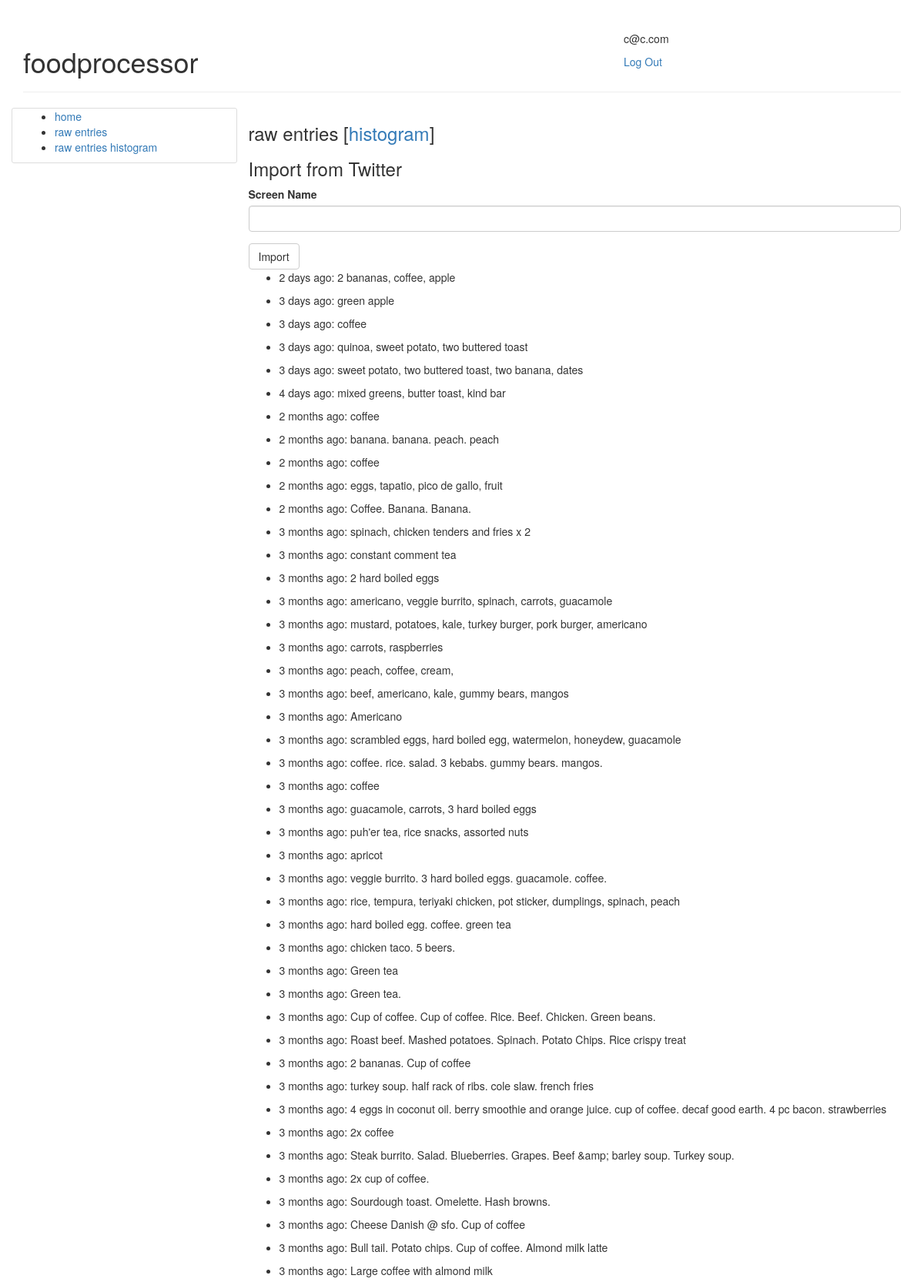
Screenshot of /raw_entries (signed in, upper part) with the database file from the repository.
### models.py (models this page shows, shortened)
class User(UserMixin, db.Model):
  __tablename__ = 'users'
  id = db.Column(db.Integer, primary_key=True)
  email = db.Column(db.String(256), unique=True)
  password_hash = db.Column(db.String(128))
  raw_entries = db.relationship('RawEntry', backref='user')
  @property
  def password(self):
    raise AttributeError("Password is not stored")

class RawEntry(db.Model):
  __tablename__ = 'raw_entries'
  id = db.Column(db.Integer, primary_key=True)
  content = db.Column(db.String(1024))
  at = db.Column(db.DateTime)
  user_id = db.Column(db.Integer, db.ForeignKey('users.id'))

### web.py (the view)
@app.route('/raw_entries')
@login_required
def raw_entries():
  import_form = ImportFromTwitterForm()
  return render_template('raw_entries.html', import_form=import_form)

### forms.py
class ImportFromTwitterForm(Form):
  screen_name = TextField('Screen Name', validators=[Required(), Length(1, 255)])
  submit = SubmitField('Import')

### models.py (called while the page is built)
@login_manager.user_loader
def load_user(user_id):
  return User.query.get(int(user_id))

### templates/raw_entries.html (shortened to what this page needs)
{% extends "base.html" %}
{% import "bootstrap/wtf.html" as wtf %}
{% block my_content %}
<h3>raw entries [<a href="{{ url_for('raw_entries_histogram') }}">histogram</a>]</h3>
<div>
<h3>Import from Twitter</h3>
<form action="{{ url_for('import_from_twitter') }}" method="post">
  {{ wtf.quick_form(import_form) }}
</form>
</div>
<ul>
{% for entry in current_user.raw_entries %}
<li>
<p>{{ moment(entry.at).fromNow() }}: {{ entry.content }}</p>
</li>
{% endfor %}
</ul>
{% endblock %}

### templates/base.html (shortened to what this page needs)
{% extends "bootstrap/base.html" %}
{% block head %}
{{ super() }}
<link rel="stylesheet" type="text/css" href="http://127.0.0.1:5000/static/stylesheet.css">
{% endblock %}
{% block body %}
<div class="container">
    <div class="page-header">
      <div class="row">
        <div class="col-md-8"><h1>foodprocessor</h1></div>
        <div class="col-md-4">
        {% if current_user.is_authenticated %}
        <p>{{ current_user.email }}</p>
        <p><a href="{{ url_for('logout') }}">Log Out</a></p>
        {% else %}
        <a href="{{ url_for('login') }}">Log In</a>
        {% endif %}
        </div>
      </div>
    </div>
    <div class="row">
    <div class="col-md-3 border">
    {% block menu_left %}
    <ul>
        <li><a href="{{ url_for('home') }}">home</a></li>
        {% if current_user.is_authenticated %}
        <li><a href="{{ url_for('raw_entries') }}">raw entries</a>
            <li><a href="{{ url_for('raw_entries_histogram') }}">raw entries histogram</a>
        </li>
        {% endif %}
    </ul>
    {% endblock %}
    </div>
    <div class="col-md-9">
    {% block my_content %}
    {% endblock %}
    </div>
    </div>
</div>
{% endblock %}

### static/stylesheet.css (style rules this page uses)
.border { border-radius: 3px; border: 2px solid #ddd; border-width: 1px; }

### rows the page displays
User: email "c@c.com"
RawEntry: at "2 days ago", content "2 bananas, coffee, apple"
RawEntry: at "3 days ago", content "green apple"
RawEntry: at "3 days ago", content "coffee"
RawEntry: at "3 days ago", content "quinoa, sweet potato, two buttered toast"
RawEntry: at "3 days ago", content "sweet potato, two buttered toast, two banana, dates"
RawEntry: at "4 days ago", content "mixed greens, butter toast, kind bar"
RawEntry: at "2 months ago", content "coffee"
RawEntry: at "2 months ago", content "banana. banana. peach. peach"
RawEntry: at "2 months ago", content "coffee"
RawEntry: at "2 months ago", content "eggs, tapatio, pico de gallo, fruit"
RawEntry: at "2 months ago", content "Coffee. Banana. Banana."
RawEntry: at "3 months ago", content "spinach, chicken tenders and fries x 2"
RawEntry: at "3 months ago", content "constant comment tea"
RawEntry: at "3 months ago", content "2 hard boiled eggs"
RawEntry: at "3 months ago", content "americano, veggie burrito, spinach, carrots, guacamole"
RawEntry: at "3 months ago", content "mustard, potatoes, kale, turkey burger, pork burger, americano"
RawEntry: at "3 months ago", content "carrots, raspberries"
RawEntry: at "3 months ago", content "peach, coffee, cream,"
RawEntry: at "3 months ago", content "beef, americano, kale, gummy bears, mangos"
RawEntry: at "3 months ago", content "Americano"
RawEntry: at "3 months ago", content "scrambled eggs, hard boiled egg, watermelon, honeydew, guacamole"
RawEntry: at "3 months ago", content "coffee. rice. salad. 3 kebabs. gummy bears. mangos."
RawEntry: at "3 months ago", content "coffee"
RawEntry: at "3 months ago", content "guacamole, carrots, 3 hard boiled eggs"
RawEntry: at "3 months ago", content "puh'er tea, rice snacks, assorted nuts"
RawEntry: at "3 months ago", content "apricot"
RawEntry: at "3 months ago", content "veggie burrito. 3 hard boiled eggs. guacamole. coffee."
RawEntry: at "3 months ago", content "rice, tempura, teriyaki chicken, pot sticker, dumplings, spinach, peach"
RawEntry: at "3 months ago", content "hard boiled egg. coffee. green tea"
RawEntry: at "3 months ago", content "chicken taco. 5 beers."
RawEntry: at "3 months ago", content "Green tea"
RawEntry: at "3 months ago", content "Green tea."
RawEntry: at "3 months ago", content "Cup of coffee. Cup of coffee. Rice. Beef. Chicken. Green beans."
RawEntry: at "3 months ago", content "Roast beef. Mashed potatoes. Spinach. Potato Chips. Rice crispy treat"
RawEntry: at "3 months ago", content "2 bananas. Cup of coffee"
RawEntry: at "3 months ago", content "turkey soup. half rack of ribs. cole slaw. french fries"
RawEntry: at "3 months ago", content "4 eggs in coconut oil. berry smoothie and orange juice. cup of coffee. decaf good earth. 4 pc bacon. strawberries"
RawEntry: at "3 months ago", content "2x coffee"
RawEntry: at "3 months ago", content "Steak burrito. Salad. Blueberries. Grapes. Beef &amp; barley soup. Turkey soup."
RawEntry: at "3 months ago", content "2x cup of coffee."
RawEntry: at "3 months ago", content "Sourdough toast. Omelette. Hash browns."
RawEntry: at "3 months ago", content "Cheese Danish @ sfo. Cup of coffee"
RawEntry: at "3 months ago", content "Bull tail. Potato chips. Cup of coffee. Almond milk latte"
RawEntry: at "3 months ago", content "Large coffee with almond milk"
